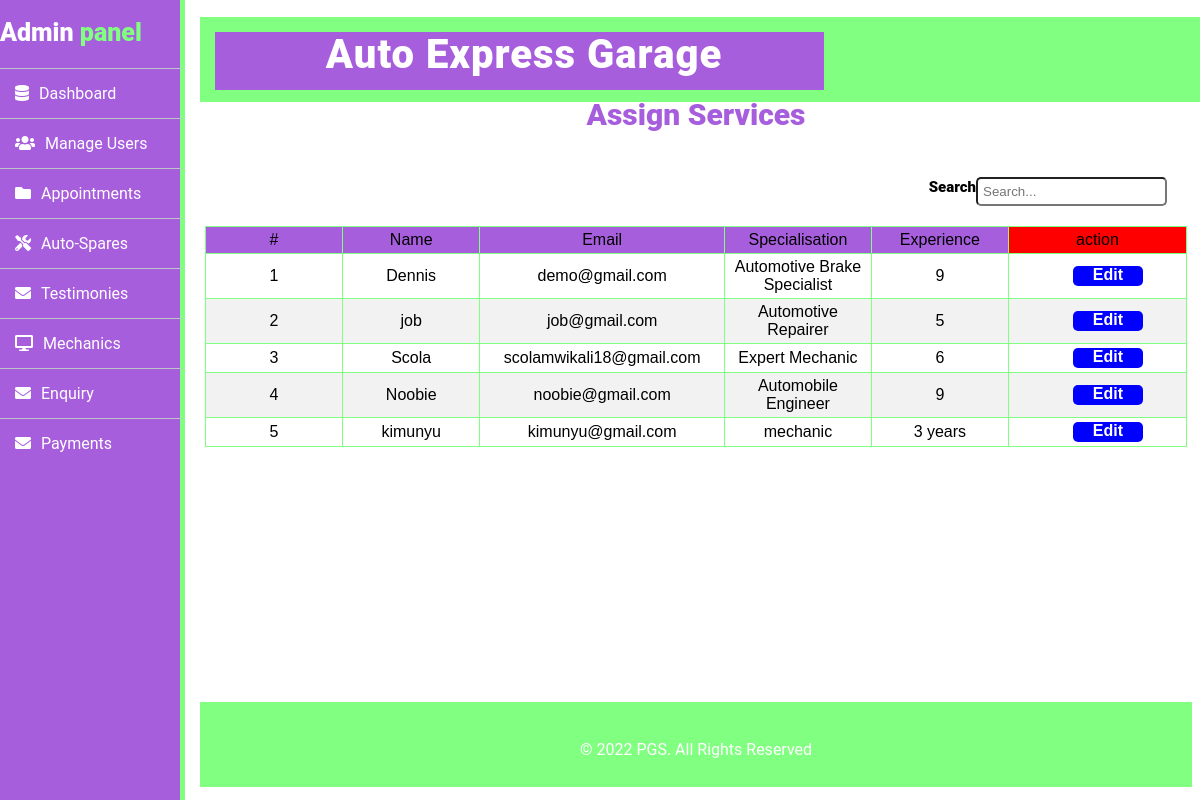
/admin/manage-mec.php, run on the app's committed database.
### tables this page shows
CREATE TABLE IF NOT EXISTS `tbl_mechanic` (
  `mec_id` int(11) NOT NULL AUTO_INCREMENT,
  `name` varchar(200) NOT NULL,
  `email` varchar(200) NOT NULL,
  `phone` varchar(200) NOT NULL,
  `specialist` varchar(200) NOT NULL,
  `experience` varchar(200) NOT NULL,
  `password` varchar(200) NOT NULL,
  PRIMARY KEY (`mec_id`)
);

### admin/manage-mec.php (the view, shortened to what this page needs)
<!DOCTYPE html>
<html>
<head>
  <link rel="stylesheet" href="assets/css/style.css">\
  <link rel="stylesheet" type="text/css" href="style1.css">
  <link rel="stylesheet" href="fonts/css/all.css">
</head>
<body>
	<?php include('includes/sidebar.php'); ?>
	<?php include('includes/header.php'); ?>
<div class="sidebar-links">
	<h2>Assign Services</h2>
       <div class="search-input">
        <label>Search</label>
     <input type="search" placeholder="Search..." class="form-control search-input" data-table="customers-list"/>
        </div>
<table id="customers" class="table table-striped mt32 customers-list">
  <thead >
        <tr class="headtt">
        <td>#</td>
        <td>Name</td>
        <td>Email</td>
        <td>Specialisation</td>
        <td>Experience</td>
        <td style="background-color: red;">action</td>
           </tr>
    </thead>
<?php
$sql = ("SELECT * FROM tbl_mechanic");
$query = $db -> prepare($sql);
$query->execute();
$results=$query->fetchAll(PDO::FETCH_OBJ);
$cnt=1;
if($query->rowCount() > 0)
{
foreach($results as $result)
{       ?>
              <tr>
              <td><?php echo htmlentities($cnt);?></td>
              <td><?php echo htmlentities($result->name);?></td>
              <td><?php echo htmlentities($result->email);?></td>
              <td><?php echo htmlentities($result->specialist);?></td>
              <td><?php echo htmlentities($result->experience);?></td>
              <td>
       <div style="background-color: blue; margin-left: 60px;" class="confirm">
              <a style="text-decoration: none;" href="#?mec_id=<?php echo htmlentities($result->mec_id);?>">Edit</a>
           </div>
              </td>
              </tr>
             <?php $cnt=$cnt+1;} }?>
</table>
</div>
<?php include('includes/footer.php');?>
</body>
</html>

### admin/assets/css/style.css (style rules this page uses)
body { font-family: 'Roboto', sans-serif; background: rgb(255,255,255); background-position: center; }
* { margin-left:0; padding: 0; }
.sidebar-links { margin-left: 200px; text-align: center; padding: 5px 5px 5px 5px; }
.sidebar-links h2 { color: rgb(167,94,221,1); font-weight: 900; font-size: 30px; margin-left: 0%; padding-top: 40px; text-align: center; }
#customers { font-family: "Trebuchet MS", Arial, Helvetica, sans-serif; border-collapse: collapse; width: 100%; }
#customers td, #customers th { border: 1px solid rgb(128,255,128,1); padding: 4px; }
#customers tr:nth-child(even) { background-color: #f2f2f2; }
.headtt { background:rgb(167,94,221,1); }
.add-spare .sp-part th,tr,td { padding: 15px; width: 10%; }

### admin/style1.css (style rules this page uses)
body { font-family: 'Roboto', sans-serif; background: rgb(255,255,255); background-position: center; }
* { margin-left:0; padding: 0; }
.sidebar-links .confirm { background-color: green; height: 20px; width: 70px; border-radius: 5px; font-weight: 800; }
#customers a { color: white; text-decoration: none; }
.search-input { float: right; padding: 20px; }
.search-input input { padding: 5px; border-radius: 5px; }
.search-input label { font-size: 15px; font-weight: 900; }

### data on the page
tbl_mechanic: name "Dennis", email "demo@gmail.com", specialist "Automotive Brake Specialist", experience "9"
tbl_mechanic: name "job", email "job@gmail.com", specialist "Automotive Repairer", experience "5"
tbl_mechanic: name "Scola", email "scolamwikali18@gmail.com", specialist "Expert Mechanic", experience "6"
tbl_mechanic: name "Noobie", email "noobie@gmail.com", specialist "Automobile Engineer", experience "9"
tbl_mechanic: name "kimunyu", email "kimunyu@gmail.com", specialist "mechanic", experience "3 years"
